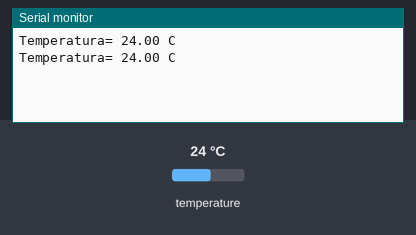
A sketch run on a simulated Arduino Uno, built with avr-gcc and run on an emulated ATmega328P. Shown: the last lines printed to the serial monitor. The test bench sets the inputs (shaded band); at power-on: temperature 24 °C.

Above: at 2.4 s.
2.5 s: temperature set to 12 °C
At 3.1 s:
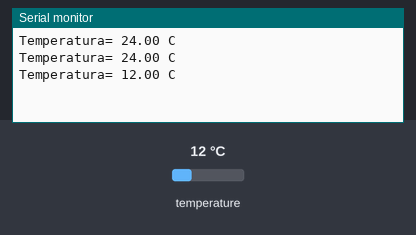
4.0 s: temperature set to 19 °C
At 4.9 s:
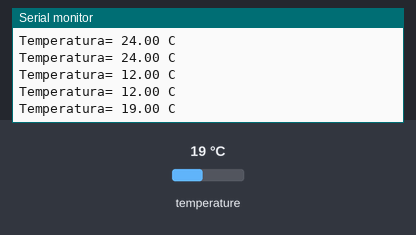
Timing chart, 0 to 7.0 s (numbered marks = the images above; inputs shaded):
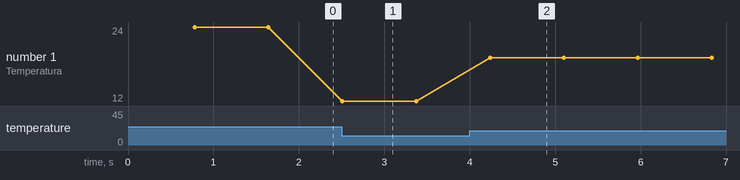

Measured:
- after the input at 2.5 s, the serial monitor: prints a new line at once (image 1)
- after the input at 4.0 s, the serial monitor: prints a new line after 0.24 s (image 2)
- plotted number 1: 24 → 12 after the input at 2.5 s, 12 → 19 after the input at 4.0 s

The sketch:

prueba_DS18B20.ino
```cpp
//Codigo de pruebas para sensor DS18B20
//Prueba con LilyGo lora32 y un solo sensor DS18B20

#include <OneWire.h>
#include <DallasTemperature.h>

OneWire ourWire(4);                   // Pin 4 como bus OneWire
DallasTemperature sensors(&ourWire);  // Objeto para los sensores

void setup() {
  Serial.begin(115200);
  sensors.begin();                   // Inicializa los sensores
}

void loop() {
  sensors.requestTemperatures(); // Solicita temperaturas
  float temp= sensors.getTempCByIndex(0); //Se obtiene la temperatura en ºC

  Serial.print("Temperatura= ");
  Serial.print(temp);
  Serial.println(" C");
  delay(100);
}
```
